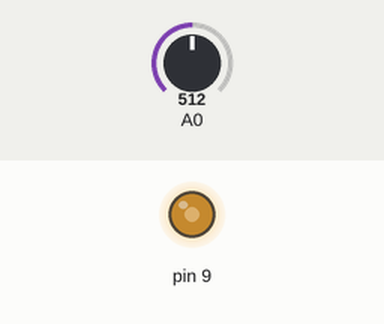
Recording of a sketch running on a simulated Arduino Nano, built with avr-gcc and run on an emulated ATmega328P. Shown: output pins drawn as LEDs (lit = HIGH). Inputs (shaded band) come from the test bench; at power-on: A0 = 512.

Above: at 1.2 s.
1.3 s: A0 set to 716
At 1.6 s:
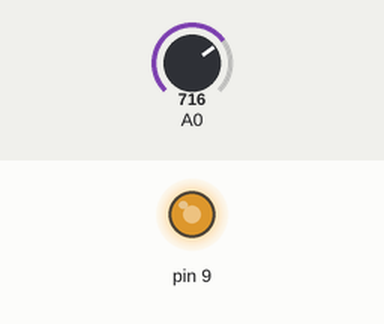
2.8 s: A0 set to 900
At 3.9 s:
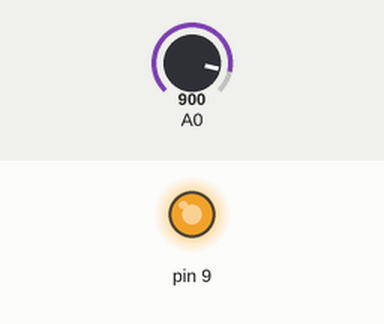
4.3 s: A0 set to 122
At 4.9 s:
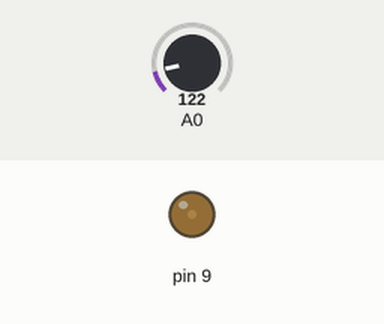
5.8 s: A0 set to 511
At 6.3 s:
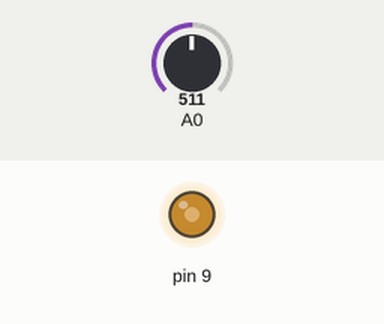
Timing chart, 0 to 8.3 s (numbered marks = the images above; inputs shaded):
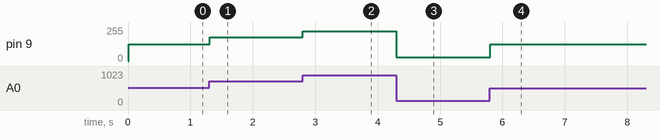

The sketch:

Pot_Driven_Fast_PWM.ino
```cpp
/*
Arduino Nano potentiometer driven fast PWM implementation

Design considerations:
  G1. Nominal topology shall operate with mains 127VAC @ 60Hz.

Features:
  F1. UI-enabled PWM, based on Arduino Nano (Atmel ATMega328p).
  F2. Leverages Timer/Counter1 register to offer best hardware MCU resolution of 16bit.
  F3. Generates a fast-pwm signal on pin D9 with variable duty cycle, at nominal 120Hz, as provided hereby.
  F4. Leverages direct MCU register manipulation to efficiently adjust PWM waveform in frequency and duty-cycle.
  F5. Provides a UI consisting of a 10kΩ potentiometer to regulate duty-cycle.
  F6. Potentiometer wiper to be sampled at pin A0.
  F7. ADC registeres catch analog input A0 to adjust duty cycle register OCR1A.
  F8. PWM frequency to be adjusted with register ICR1.
  F9. Pulse width updates take place in ISR TIMER1_COMPA vector.

By: Javier.
Portfolio: https://sites.google.com/view/b-eng-jarl/home
Arduino Forums: j4v13r_987
GitHub: J4v1987

History:
  H1. Loaded to Arduino Nano V3 using Arduino IDE 2.3.6. Deemed operational as per read-me media.

Further reading:
  FR1. Atmel (2015). ATmega328P 8-bit AVR Microcontroller with 32K Bytes In-System Programmable Flash DATASHEET. [online] Available at: https://ww1.microchip.com/downloads/en/DeviceDoc/Atmel-7810-Automotive-Microcontrollers-ATmega328P_Datasheet.pdf.
  FR2. Monk, S. (2017). Electronics Cookbook: Using PWM Outputs to Control Power Output. [online] https://learning.oreilly.com. Available at: https://learning.oreilly.com/videos/electronics-cookbook/ [Accessed 25 Apr. 2025].
  FR3. Scherz, Paul, and Simon Monk. “Practical Electronics for Inventors.” Https://Learning.oreilly.com, O’Reilly Media, Inc., Apr. 2016, learning.oreilly.com/library/view/practical-electronics-for. Accessed Apr. 2025. ISBN 978-1-25-958754-2, e-ISBN 978-1-25-958755-9.

Acknowledgements:
  ACK1. Harvard-style references: MyBib Contributors (2019). Harvard Referencing Generator – FREE – (updated for 2019). [online] MyBib. Available at: https://www.mybib.com/tools/harvard-referencing-generator.
  ACK2. Peer-checking and internet data scraping: Pi.ai. (2025). AVR PWM [thread]. Pi, your personal AI. [online] Available at: https://pi.ai.
  ACK3. Video editing: Kdenlive project. https://kdenlive.org/.
  ACK4. Operating system: Ubuntu. https://ubuntu.com/.

Discussions:
  DS1. Arduino Forum. (2025). Is the Timer/Counter 0 limited to prescaler of 64? [online] Available at: https://forum.arduino.cc/t/is-the-timer-counter-0-limited-to-prescaler-of-64/1376889?u=j4v13r_987 [Accessed 29 Apr. 2025].
  DS2. Dylan144GT (2018). Setting up Arduino Uno (ATMEGA328P) PWM with Timer1. [online] Stack Overflow. Available at: https://stackoverflow.com/questions/48873501/setting-up-arduino-uno-atmega328p-pwm-with-timer1.
*/

ISR(TIMER1_COMPA_vect)
{
  //Fetch ADC sample at channel number 'ch' indicated with an integer (0-7)
  unsigned long pwRaw = readADC(0);
  //Scale ADC sample to proportionally match the PWM timer/counter1 resolution of 16-bits
  OCR1A = (pwRaw*ICR1)/1023;
}

void InitADC(){
  // Disable power reduction ADC bit to enable ADC register
  PRR = (0 << PRADC);
  // Set analog reference to AVcc and right-adjust result
  ADMUX = (1 << REFS0) | (0 << REFS1) | (0 << ADLAR);
  // Enable ADC, set ADC clock prescaler to 128, and start conversion
  ADCSRA = (1 << ADPS2) | (1 << ADPS1) | (1 << ADPS0) | (1 << ADEN) | (1 << ADSC); //scalar div factor =128
}

uint16_t readADC(uint8_t ch) {
  uint16_t adcValue;
  uint16_t lowLim=33;
  uint16_t maxLim=1023-lowLim;

  // Select ADC Channel 'ch' must be 0-7
  ch = ch & 0b00000111;
  ADMUX |= ch;
  // Start Single conversion
  ADCSRA |= (1 << ADSC);
  // Wait for conversion to complete
  while (!(ADCSRA & (1 << ADIF))) {
    // Do nothing
  }
  // Clear ADIF by writing one to it
  ADCSRA |= (1 << ADIF);
  //return ADC;  // Return the full 10-bit value
  adcValue = ADCL;
  adcValue |= (ADCH << 8);
  //ADC variable overflow prevention feature
  if (adcValue<=lowLim) {
    adcValue = lowLim;
  }
  else if (adcValue>=maxLim){
    adcValue = maxLim;
  }
  //output post-processed ADC value
  return adcValue;
}

void setup() {
  InitADC();

  // Set pin D9 as output, tied to OC1A register.
  // FR1: sec. 13.3.1, figure 1-1.
  DDRB = (1 << DDB1);

  // Reset the timer 1 register to assure initialization for 'zero'.
  // FR1: sec. 15.2.1, figure 15-1, figure 15-7.
  TCNT1 = 0;

  // Set WGM mode 5, TOP compare at ICR1, toggle at OCR1A, no prescaler, .
  // FR1: sec. 15.11.1, 15.11.2, table 15-3, table 15-5, table 15-6.
  TCCR1A = (1 << COM1A1) | (0 << COM1A0) | (0 << COM1B1) | (0 << COM1B0) | (1 << WGM11) | (0 << WGM10);
  TCCR1B = (1 << WGM13) | (1 << WGM12) | (1 << CS12) | (0 << CS11) | (1 << CS10);

  // FR1: sec. 15.9.3, figure 15-1, figure 15-7
  // Define PWM characteristics
  // ICR1 defines PWM frequency with a 16-bit resolution (0-65535)
  //    PWM frequency for this particular implementation
  //    is defined by formula:
  //
  //    fpwm=fmcu/(N*(1+ICR1))
  //
  // OCR1A defines pulse width duty cycle with a 16-bit resolution (0-65535)
  ICR1 = 129;
  OCR1A = 0;

  // FR1: sec. 15.11.8
  // Enable the Timer/Counter0 Output Compare A Match Interrupt (OCIE0A)
  // This may be necessary to fully enable the PWM output on OC1A/PB1
  // depending on algorithm functionality as per design requirements
  //    If required, corresponding ISR is to be defined before setup. E.g. ISR(TIMER1_COMPA_vect)
  //    else, avoid summoning TIMSK1.
  //    Note: Summoning TIMSK1 and leaving ISR underdefined may cause PWM comparators to misfire
  TIMSK1 = (1 << OCIE1A);
}

void loop() {

}
```

Measured:
- after the input at 1.3 s, pin 9: 127/255 → 178/255 at once
- after the input at 2.8 s, pin 9: 178/255 → 223/255 at once
- after the input at 4.3 s, pin 9: 223/255 → 30/255 at once
- after the input at 5.8 s, pin 9: 30/255 → 127/255 at once
